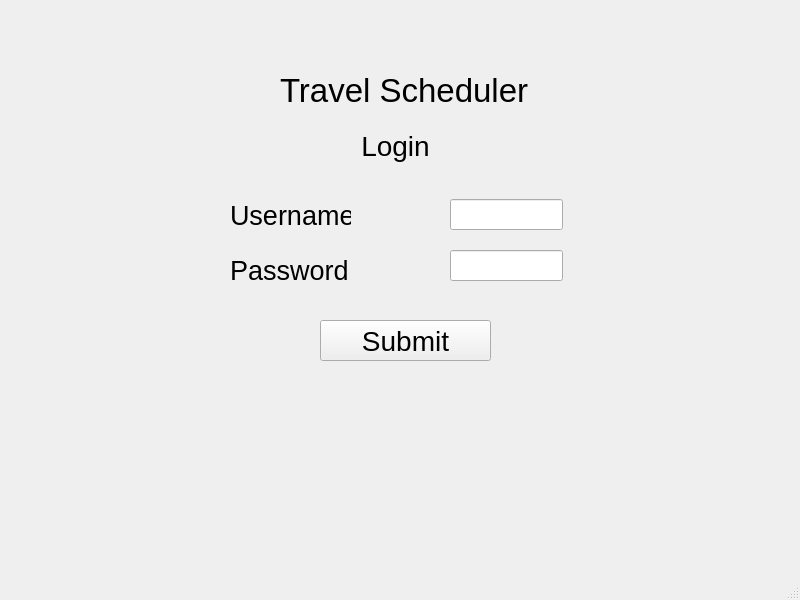
<?xml version="1.0" encoding="UTF-8"?>
<ui version="4.0">
 <class>MainWindow</class>
 <widget class="QMainWindow" name="MainWindow">
  <property name="geometry">
   <rect>
    <x>0</x>
    <y>0</y>
    <width>800</width>
    <height>600</height>
   </rect>
  </property>
  <property name="windowTitle">
   <string>MainWindow</string>
  </property>
  <widget class="QWidget" name="centralwidget">
   <widget class="QLabel" name="label">
    <property name="geometry">
     <rect>
      <x>280</x>
      <y>60</y>
      <width>251</width>
      <height>61</height>
     </rect>
    </property>
    <property name="font">
     <font>
      <pointsize>25</pointsize>
     </font>
    </property>
    <property name="text">
     <string>Travel Scheduler</string>
    </property>
    <property name="scaledContents">
     <bool>false</bool>
    </property>
   </widget>
   <widget class="QLabel" name="label_2">
    <property name="geometry">
     <rect>
      <x>230</x>
      <y>200</y>
      <width>121</width>
      <height>31</height>
     </rect>
    </property>
    <property name="font">
     <font>
      <pointsize>20</pointsize>
     </font>
    </property>
    <property name="text">
     <string>Username</string>
    </property>
   </widget>
   <widget class="QLabel" name="label_3">
    <property name="geometry">
     <rect>
      <x>230</x>
      <y>260</y>
      <width>121</width>
      <height>21</height>
     </rect>
    </property>
    <property name="font">
     <font>
      <pointsize>20</pointsize>
     </font>
    </property>
    <property name="text">
     <string>Password</string>
    </property>
   </widget>
   <widget class="QLineEdit" name="lineEdit">
    <property name="geometry">
     <rect>
      <x>450</x>
      <y>199</y>
      <width>113</width>
      <height>31</height>
     </rect>
    </property>
   </widget>
   <widget class="QLineEdit" name="lineEdit_2">
    <property name="geometry">
     <rect>
      <x>450</x>
      <y>250</y>
      <width>113</width>
      <height>31</height>
     </rect>
    </property>
   </widget>
   <widget class="QLabel" name="label_7">
    <property name="geometry">
     <rect>
      <x>220</x>
      <y>120</y>
      <width>351</width>
      <height>51</height>
     </rect>
    </property>
    <property name="font">
     <font>
      <pointsize>21</pointsize>
     </font>
    </property>
    <property name="text">
     <string>Login</string>
    </property>
    <property name="alignment">
     <set>Qt::AlignCenter</set>
    </property>
   </widget>
   <widget class="QPushButton" name="pushButton">
    <property name="geometry">
     <rect>
      <x>320</x>
      <y>320</y>
      <width>171</width>
      <height>41</height>
     </rect>
    </property>
    <property name="font">
     <font>
      <pointsize>21</pointsize>
     </font>
    </property>
    <property name="text">
     <string>Submit</string>
    </property>
   </widget>
  </widget>
  <widget class="QMenuBar" name="menubar">
   <property name="geometry">
    <rect>
     <x>0</x>
     <y>0</y>
     <width>800</width>
     <height>21</height>
    </rect>
   </property>
  </widget>
  <widget class="QStatusBar" name="statusbar"/>
 </widget>
 <resources/>
 <connections/>
</ui>
